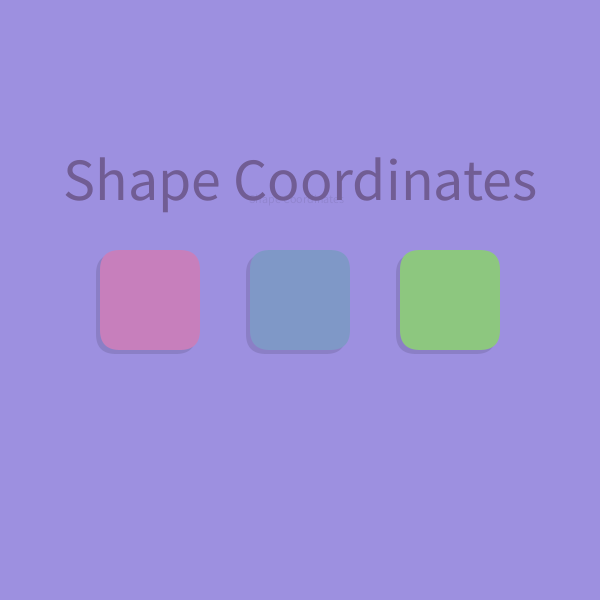
Frame 1 (no input)
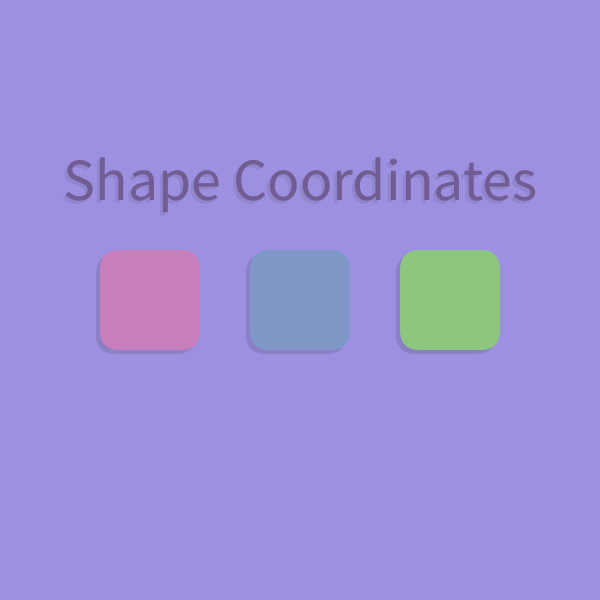
Frame 60 (the mouse pressed at the canvas centre just before this capture)
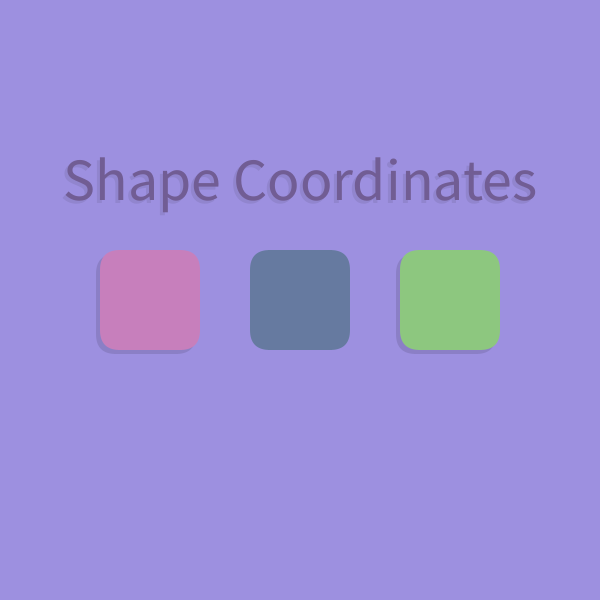
Frame 120 (the mouse held since frame 60 and released just before this capture)

The Processing sketch that drew these frames (run headless with seeded random() and noise(); from frame 60 on, the mouse is pressed at the canvas centre):

// Processing sketch: ShapeCoordinates
// ── ShapeCoordinates.pde
Button triangle, circle, square;
Title main;
float buttonW = 100;

void setup() {
  size(600, 600);
  
  // Create text
  main = new Title("Shape Coordinates", width/2, width/3, 60, color(113, 93, 148));
  
  // Create buttons
  triangle = new Button(width/4, width/2, buttonW, buttonW, 20, color(199, 127, 188));
  circle = new Button(width/4*2, width/2, buttonW, buttonW, 20, color(127, 152, 199));
  square = new Button(width/4*3, width/2, buttonW, buttonW, 20, color(141, 199, 127));
}

void draw() {
  displayHomeScreen();
}

void displayHomeScreen() {
  background(157, 144, 224);
  // Buttons
  triangle.display();
  circle.display();
  square.display();
  triangle.hover();
  circle.hover();
  square.hover();
  
  // Text
  main.display();
}

// ── Button.pde
class Button {
  float x;
  float y;
  float w;
  float h;
  int curve;
  color c;
  boolean pressed;

  Button(float tempx, float tempy, float tempw, float temph, int tempcurve, color tempc) {
    x = tempx;
    y = tempy;
    w = tempw;
    h = temph;
    curve = tempcurve;
    c = tempc;
    pressed = false;
  }

  void display() {
    noStroke();
    if (!pressed()) {
      // shadow
      fill(0, 30);
      rectMode(CENTER);
      rect(x - 4, y + 4, w, h, curve);
    }

    // button
    fill(c);
    rectMode(CENTER);
    rect(x, y, w, h, curve);
  }

  void hover() {
    if (mouseX >= x - w/2 && mouseX <= x + w/2 
      && mouseY >= y - h/2 && mouseY <= y + h/2) {
      fill(0, 50);
      rect(x, y, w, h, curve);
    }
  }

  boolean pressed() {
    if (mouseX >= x - w/2 && mouseX <= x + w/2 
      && mouseY >= y - h/2 && mouseY <= y + h/2 && mousePressed) {
      return true;
    }
    return false;
  }
}

// ── Title.pde
class Title {
  String text;
  float x;
  float y;
  int size;
  color c;
  
  Title(String tempText, float tempX, float tempY, int tempSize, color tempC) {
    text = tempText;
    x = tempX;
    y = tempY;
    size = tempSize;
    c = tempC;
  }
  
  void display() {
    textAlign(CENTER);
    fill(0, 20);
    text(text, x - 3, y + 3);
    fill(c);
    textSize(size);
    text(text, x, y);
  }
}
